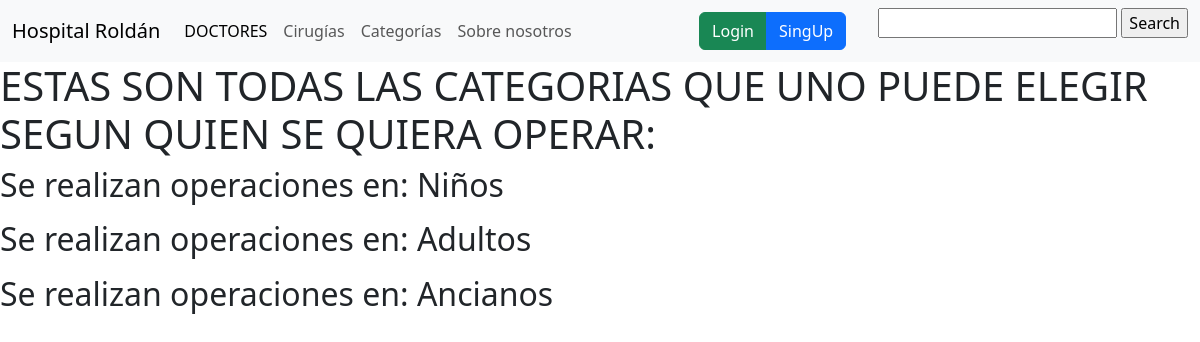
The app's page /surgeries/list-categories/ with its own data.
### surgeries/models.py (models this page shows, shortened)
class Category(models.Model):
    name = models.CharField(max_length=50, unique=True)

### surgeries/views.py (the view)
# urls.py: path('list-categories/', list_categories),
def list_categories(request):
    all_categories = Category.objects.all()
    context = {
        'categories':all_categories
    }
    return render(request, 'surgeries/list_categories.html', context=context)

### templates/surgeries/list_categories.html (shortened to what this page needs)
{% extends 'base.html' %}
{% block content %}
    <h1>ESTAS SON TODAS LAS CATEGORIAS QUE UNO PUEDE ELEGIR SEGUN QUIEN SE QUIERA OPERAR:</h1>
        <h2>
             {% for category in categories %}
        <p> Se realizan operaciones en: {{category.name}} </p>
    {% endfor %} </h2>
{% endblock %}

### records on screen
Category: name "Niños"
Category: name "Adultos"
Category: name "Ancianos"
